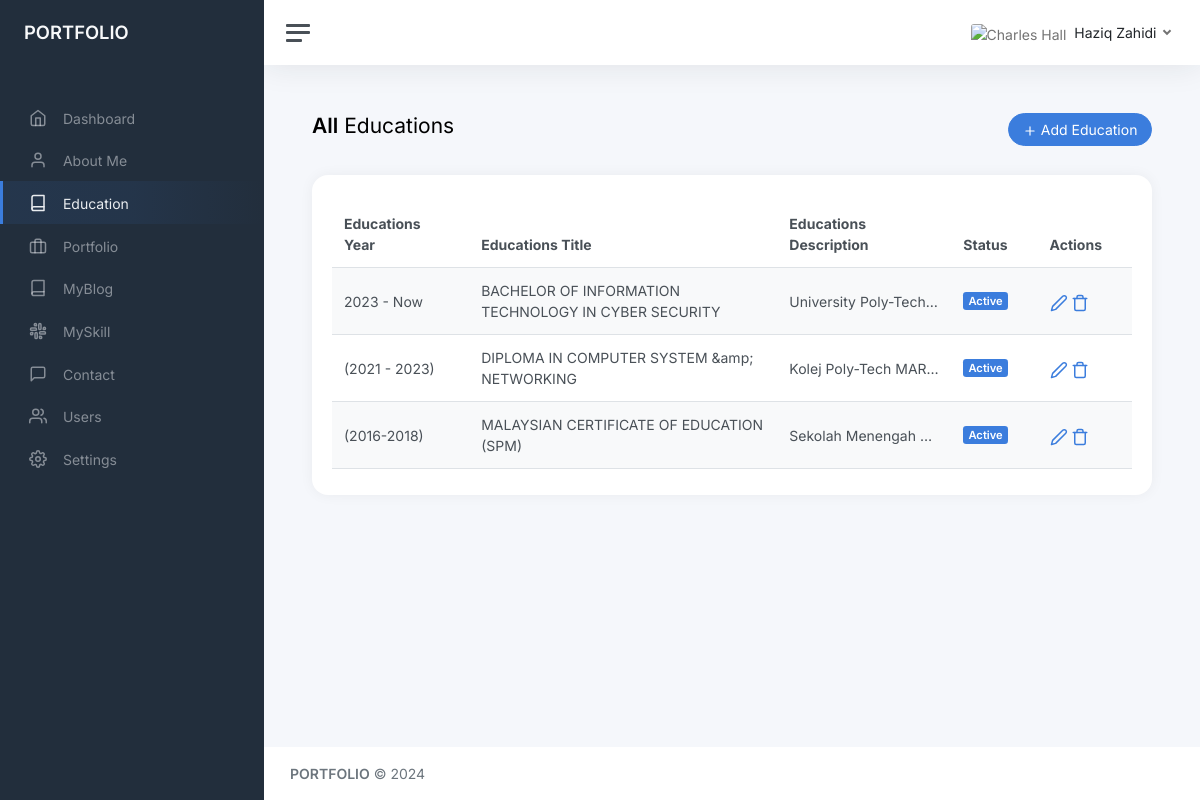
The app's page /admin/education.php (signed in) with its own data.
### tables this page shows
CREATE TABLE `site_settings` (
  `settings_id` int(11) NOT NULL,
  `site_name` varchar(100) NOT NULL,
  `site_description` text NOT NULL,
  `site_logo` varchar(100) NOT NULL,
  `email_from` varchar(255) NOT NULL,
  `email_from_title` varchar(255) NOT NULL,
  `seo_meta_title` varchar(100) NOT NULL,
  `seo_meta_tags` varchar(100) NOT NULL,
  `seo_meta_description` varchar(250) NOT NULL
);

CREATE TABLE `education` (
  `education_id` int(11) NOT NULL,
  `education_year` varchar(255) NOT NULL,
  `education_title` varchar(255) NOT NULL,
  `education_desc` text NOT NULL,
  `education_status` varchar(11) NOT NULL
);

### config/functions.php (called while the page is built, shortened)
<?php
	function clean($str)
	{
	    $data = htmlspecialchars(strip_tags(trim($str)));
	    return $data;
	}
?>

### admin/education.php (the view, shortened to what this page needs)
<?php include_once('../template/admin/header.php'); ?>
<?php include_once('../template/admin/sidebar.php'); ?>
<?php include_once('../template/admin/navbar.php'); ?>
<main class="content">
	<div class="container-fluid p-0">
		<div class="row">
			<div class="col-md-6">
				<h1 class="h3 mb-3"><strong>All</strong> Educations</h1>
			</div>
			<div class="col-md-6 text-md-end">
				<a href="add-education.php" class="btn btn-pill btn-primary float-right"><i class="align-middle"
						data-feather="plus"></i> Add Education</a>
			</div>
		</div><br>
		<div class="card">
			<div class="card-body">
				<table class="table dataTable table-striped table-hover">
					<thead>
						<tr>
							<th>Educations Year</th>
							<th>Educations Title</th>
							<th>Educations Description</th>
							<th>Status</th>
							<th>Actions</th>
						</tr>
					</thead>
					<tbody>
						<?php
			                $statement = $conn->prepare('SELECT * FROM education ORDER BY education_id DESC');
			                $statement->execute();
			                $education = $statement->fetchAll(PDO::FETCH_ASSOC);
			                foreach ($education as $education) {
			                ?>
						<tr>
							<td><?php echo clean($education['education_year']); ?></td>
							<td><?php echo clean($education['education_title']); ?></td>
							<td class="col-2 text-truncate" style="max-width: 150px;">
								<?php echo clean($education['education_desc']); ?></td>
							<td><?php echo ($education['education_status'] == 1) ? "<span class='badge bg-primary me-1 my-1'>Active</span>" : "<span class='badge bg-danger me-1 my-1'>Disabled <span>"; ?>
							</td>
							<td>
								<a href="edit-education.php?edit=<?php echo clean($education['education_id']); ?>"><i
										class="align-middle" data-feather="edit-2"></i></a>
								<?php if($education['education_id'] != 1){ ?>
								<a href="#"
									data-href="education.php?delete=<?php echo clean($education['education_id']); ?>"
									data-bs-toggle="modal" data-bs-target="#confirm-delete"><i class="align-middle"
										data-feather="trash"></i></a>
								<?php } ?>
							</td>
						</tr>
						<?php } ?>
					</tbody>
				</table>
			</div>
		</div>
</main>
<?php include_once('../template/admin/footer.php'); ?>

### template/admin/sidebar.php
<nav id="sidebar" class="sidebar js-sidebar">
	<div class="sidebar-content js-simplebar">
		<a class="sidebar-brand" href="dashboard.php">
			<span class="align-middle"><?php echo clean($site_name); ?></span>
		</a>
		<?php $page = substr($_SERVER["SCRIPT_NAME"],strrpos($_SERVER["SCRIPT_NAME"],"/")+1); ?>
		<ul class="sidebar-nav">
			<li class="sidebar-header">
			</li>
			<li class="sidebar-item <?php if($page=="dashboard.php"){echo "active";} ?>">
				<a class="sidebar-link" href="dashboard.php">
					<i class="align-middle" data-feather="home"></i> <span class="align-middle">Dashboard</span>
				</a>
			</li>
			<li class="sidebar-item <?php if($page=="aboutme.php"){echo "active";} ?>">
				<a class="sidebar-link" href="about.php">
					<i class="align-middle" data-feather="user"></i> <span class="align-middle">About Me</span>
				</a>
			</li>
			<li class="sidebar-item <?php if($page=="education.php"){echo "active";} ?>">
				<a class="sidebar-link" href="education.php">
					<i class="align-middle" data-feather="book"></i> <span class="align-middle">Education</span>
				</a>
			</li>
			<li class="sidebar-item <?php if($page=="portfolio.php"){echo "active";} ?>">
				<a class="sidebar-link" href="portifolio.php">
					<i class="align-middle" data-feather="briefcase"></i> <span class="align-middle">Portfolio</span>
				</a>
			</li>
			<li class="sidebar-item <?php if($page=="blog.php"){echo "active";} ?>">
				<a class="sidebar-link" href="blog.php">
					<i class="align-middle" data-feather="book"></i> <span class="align-middle">MyBlog</span>
				</a>
			</li>
			<li class="sidebar-item <?php if($page=="skill.php"){echo "active";} ?>">
				<a class="sidebar-link" href="skill.php">
					<i class="align-middle" data-feather="slack"></i> <span class="align-middle">MySkill</span>
				</a>
			</li>
			<li class="sidebar-item <?php if($page=="contact.php"){echo "active";} ?>">
				<a class="sidebar-link" href="contact.php">
					<i class="align-middle" data-feather="message-square"></i> <span class="align-middle">Contact</span>
				</a>
			</li>
			<li class="sidebar-item <?php if($page=="users.php"){echo "active";} ?>">
				<a class="sidebar-link" href="users.php">
					<i class="align-middle" data-feather="users"></i> <span class="align-middle">Users</span>
				</a>
			</li>
			<li class="sidebar-item <?php if($page=="settings.php"){echo "active";} ?>">
				<a class="sidebar-link" href="settings.php">
					<i class="align-middle" data-feather="settings"></i> <span class="align-middle"> Settings</span>
				</a>
			</li>
		</ul>
	</div>
</nav>

### template/admin/footer.php (shortened to what this page needs)
<footer class="footer">
	<div class="container-fluid">
		<div class="row text-muted">
			<div class="col-6 text-start">
				<p class="mb-0">
					<a class="text-muted" href="" target="_blank"><strong><?php echo clean($site_name); ?></strong></a>
					&copy; <?php echo date('Y'); ?>
				</p>
			</div>
			<div class="col-6 text-end">
				<ul class="list-inline">
				</ul>
			</div>
		</div>
	</div>
</footer>
</div>
</div>
</body>
</html>

### assets/css/custom.css (style rules this page uses)
.table { width: 100% !important; }
.card { width: 100%; }

### records on screen
site_settings: site_name "PORTFOLIO"
education: education_year "2023 - Now", education_title "BACHELOR OF INFORMATION TECHNOLOGY IN CYBER SECURITY", education_desc "University Poly-Tech…", education_status "Active"
education: education_year "(2021 - 2023)", education_title "DIPLOMA IN COMPUTER SYSTEM &amp; NETWORKING", education_desc "Kolej Poly-Tech MAR…", education_status "Active"
education: education_year "(2016-2018)", education_title "MALAYSIAN CERTIFICATE OF EDUCATION (SPM)", education_desc "Sekolah Menengah…", education_status "Active"

### other values on screen
$_SESSION['user']['user_full_name'] "Haziq Zahidi"
